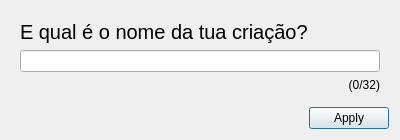
<?xml version="1.0" encoding="UTF-8"?>
<ui version="4.0">
 <class>MazeNameDialog</class>
 <widget class="QDialog" name="MazeNameDialog">
  <property name="geometry">
   <rect>
    <x>0</x>
    <y>0</y>
    <width>400</width>
    <height>129</height>
   </rect>
  </property>
  <property name="windowTitle">
   <string>Precisamos de um Nome!</string>
  </property>
  <layout class="QGridLayout" name="gridLayout">
   <item row="0" column="0">
    <widget class="QStackedWidget" name="stackedWidget">
     <property name="currentIndex">
      <number>0</number>
     </property>
     <widget class="QWidget" name="page">
      <layout class="QVBoxLayout" name="verticalLayout_2">
       <item>
        <widget class="QLabel" name="lblInsertName">
         <property name="font">
          <font>
           <pointsize>15</pointsize>
          </font>
         </property>
         <property name="text">
          <string>E qual é o nome da tua criação?</string>
         </property>
        </widget>
       </item>
       <item>
        <widget class="QLineEdit" name="lineEdit">
         <property name="maxLength">
          <number>32</number>
         </property>
        </widget>
       </item>
       <item>
        <widget class="QLabel" name="lblTxtLimit">
         <property name="text">
          <string>(0/32)</string>
         </property>
         <property name="alignment">
          <set>Qt::AlignmentFlag::AlignRight|Qt::AlignmentFlag::AlignTrailing|Qt::AlignmentFlag::AlignVCenter</set>
         </property>
        </widget>
       </item>
      </layout>
     </widget>
     <widget class="QWidget" name="page_2"/>
    </widget>
   </item>
   <item row="1" column="0">
    <widget class="QDialogButtonBox" name="buttonBox">
     <property name="orientation">
      <enum>Qt::Orientation::Horizontal</enum>
     </property>
     <property name="standardButtons">
      <set>QDialogButtonBox::StandardButton::Apply</set>
     </property>
     <property name="centerButtons">
      <bool>false</bool>
     </property>
    </widget>
   </item>
  </layout>
 </widget>
 <resources/>
 <connections>
  <connection>
   <sender>buttonBox</sender>
   <signal>accepted()</signal>
   <receiver>MazeNameDialog</receiver>
   <slot>accept()</slot>
   <hints>
    <hint type="sourcelabel">
     <x>248</x>
     <y>254</y>
    </hint>
    <hint type="destinationlabel">
     <x>157</x>
     <y>274</y>
    </hint>
   </hints>
  </connection>
  <connection>
   <sender>buttonBox</sender>
   <signal>rejected()</signal>
   <receiver>MazeNameDialog</receiver>
   <slot>reject()</slot>
   <hints>
    <hint type="sourcelabel">
     <x>316</x>
     <y>260</y>
    </hint>
    <hint type="destinationlabel">
     <x>286</x>
     <y>274</y>
    </hint>
   </hints>
  </connection>
 </connections>
</ui>
